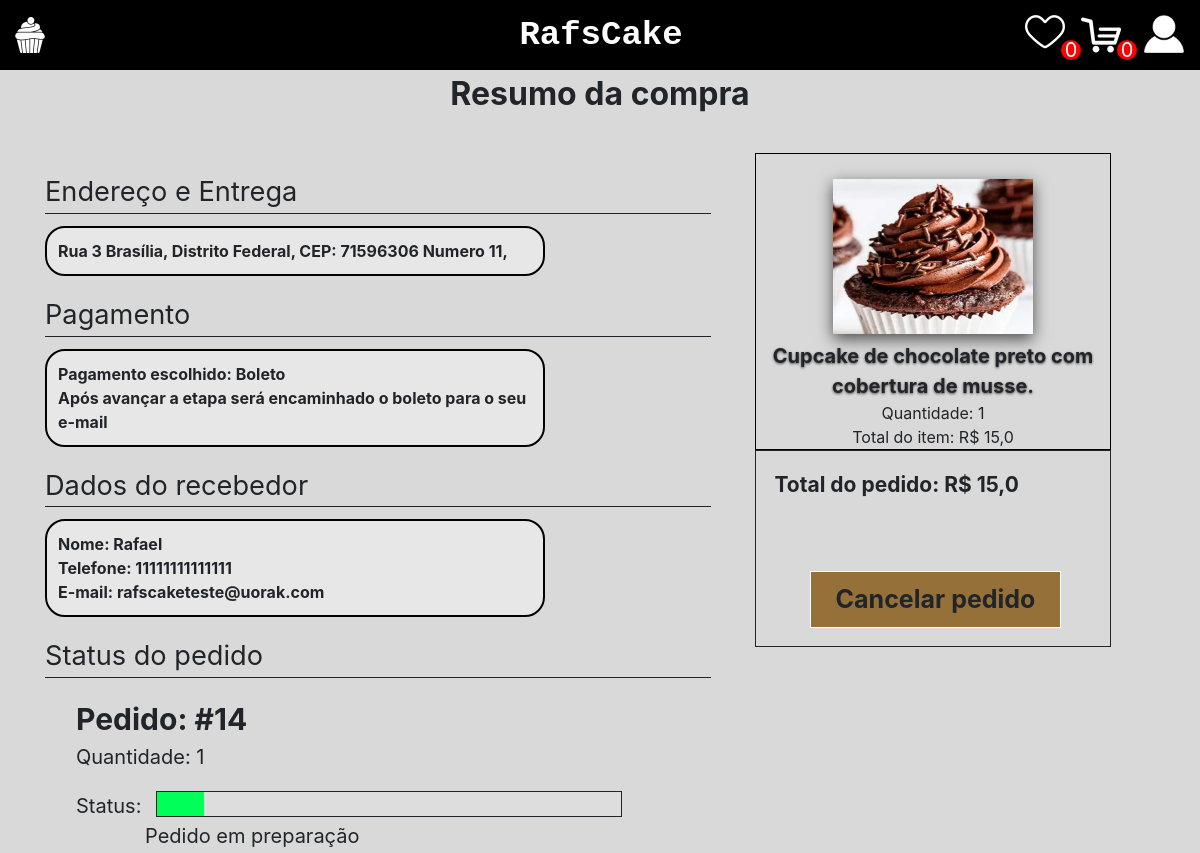
Screenshot of /carrinho/resumo_pedido/14 with the database file from the repository.
### carrinho/models.py (models this page shows)
class OpcaoEntrega(models.Model):
    OpcaoSelecionada = models.IntegerField(default=0)
    EnderecoCodigo = models.ForeignKey(Endereco, on_delete=models.CASCADE, null=True)
    CarrinhoCodigo = models.ForeignKey(Carrinho, on_delete=models.CASCADE)

class Pedidos(models.Model):
    PorcentagemPedido = models.IntegerField(default=0)
    Cancelado = models.BooleanField(default=False)
    CarrinhoCodigo = models.ForeignKey(Carrinho, on_delete=models.CASCADE)

### perfil/models.py (models this page shows)
class Endereco(models.Model):
    ESTADOS_CHOICES = [
        ('12', 'Acre'),
        ('27', 'Alagoas'),
        ('16', 'Amapá'),
        ('13', 'Amazonas'),
        ('29', 'Bahia'),
        ('23', 'Ceará'),
        ('53', 'Distrito Federal'),
        ('32', 'Espírito Santo'),
        ('52', 'Goiás'),
        ('21', 'Maranhão'),
        ('51', 'Mato Grosso'),
        ('50', 'Mato Grosso do Sul'),
        ('31', 'Minas Gerais'),
        ('15', 'Pará'),
        ('25', 'Paraíba'),
        ('41', 'Paraná'),
        ('26', 'Pernambuco'),
        ('22', 'Piauí'),
        ('33', 'Rio de Janeiro'),
        ('24', 'Rio Grande do Norte'),
        ('43', 'Rio Grande do Sul'),
        ('11', 'Rondônia'),
        ('14', 'Roraima'),
        ('42', 'Santa Catarina'),
        ('35', 'São Paulo'),
        ('28', 'Sergipe'),
        ('17', 'Tocantins')
    ]
    rua = models.CharField(max_length=255)
    numero = models.IntegerField()
    cep = models.CharField(max_length=8)
    estado = models.CharField(max_length=2, choices=ESTADOS_CHOICES)
    cidade = models.CharField(max_length=255)
    complemento = models.CharField(max_length=255, blank=True)
    user = models.ForeignKey(CustomUser, on_delete=models.CASCADE, null=True)

### login/models.py (models this page shows)
class CustomUser(AbstractUser):
    sobrenome = models.CharField(max_length=255)
    telefone = models.CharField(max_length=20)

### home/models.py (models this page shows, shortened)
class Carrinho(models.Model):
    CarrinhoCodigo = models.AutoField(primary_key=True)
    ClienteCodigo = models.ForeignKey(settings.AUTH_USER_MODEL, on_delete=models.CASCADE)
    Ativo = models.BooleanField(default=True)

class ItemCarrinho(models.Model):
    CarrinhoCodigo = models.ForeignKey(Carrinho, related_name='itens', on_delete=models.CASCADE)
    ProdutoCodigo = models.ForeignKey(Produto, on_delete=models.CASCADE)
    Quantidade = models.IntegerField()
    def total_por_produto(self):
        return self.ProdutoCodigo.ProdutoValor * self.Quantidade

class ProdutoImagem(models.Model):
    produto = models.ForeignKey(Produto, related_name='imagens', on_delete=models.CASCADE)
    imagem = models.ImageField(upload_to='produtos/', default='')

class Produto(models.Model):
    ProdutoCodigo = models.AutoField(primary_key=True)
    ProdutoNome = models.CharField(max_length=55)
    ProdutoDescricao = models.CharField(max_length=2000)
    ProdutoValor = models.FloatField()

### carrinho/views.py (the view)
# urls.py: path('resumo_pedido/<int:id>', views.resumo_pedido, name='resumo_pedido'),
def resumo_pedido(request,id):
    pedido = Pedidos.objects.filter(id=id).first()
    carrinho = pedido.CarrinhoCodigo
    itens_carrinho = ItemCarrinho.objects.filter(CarrinhoCodigo=carrinho)
    total_pedido = sum(item.total_por_produto() for item in itens_carrinho)
    opcao_entrega = OpcaoEntrega.objects.filter(CarrinhoCodigo=carrinho).first()
    opcao_pagamento = OpcaoPagamento.objects.filter(OpcaoEntregaCodigo=opcao_entrega).first() if opcao_entrega else None
    user = carrinho.ClienteCodigo
    context = {
        'user': user,
        'itens_carrinho': itens_carrinho,
        'total_pedido': total_pedido,
        'opcao_entrega': opcao_entrega,
        'opcao_pagamento': opcao_pagamento,
        'pedido': pedido,
    }
    return render(request, 'resumo_pedido.html', context)

### context_processors.py (called while the page is built)
def qtd_favorite(request):
    qtd_favorite=0
    if request.user.is_authenticated:
        favoritos = Favorito.objects.filter(ClienteCodigo=request.user)
        qtd_favorite = len(favoritos)
    return {'qtd_favorite': qtd_favorite}

def qtd_cart(request):
    qtd_cart = 0
    if request.user.is_authenticated:
        carrinho = Carrinho.objects.filter(ClienteCodigo=request.user, Ativo=True).first()
        if carrinho:
            qtd_cart = carrinho.itens.count()
    return {'qtd_cart': qtd_cart}

### carrinho/templates/resumo_pedido.html (shortened to what this page needs)
{% extends 'base.html' %}
{% load static %}
{% block 'head' %}
<link rel="stylesheet" href="{% static 'home/css/home.css' %}">
<link rel="stylesheet" href="{% static 'carrinho/css/resumo_compra.css' %}">
<link rel="stylesheet" href="{% static 'carrinho/css/resumo_pedido.css' %}">
{% endblock %}
{% block 'body' %}
<div class="centered-text">
    Resumo da compra
</div>
    <div class="container">
        <div class="container-dados">
            <div class="dados">
                <div class="endereco_entrega">
                    <p>Endereço e Entrega</p>
                    <div class="caixa">
                        {% if opcao_entrega.OpcaoSelecionada == 0 %}
                            <label class="rua">Rua {{opcao_entrega.EnderecoCodigo.rua}}</label>
                            <label class="endereco">{{opcao_entrega.EnderecoCodigo.cidade}}, {{opcao_entrega.EnderecoCodigo.get_estado_display}}, CEP: {{opcao_entrega.EnderecoCodigo.cep}}</label>
                            <label class="endereco">Numero {{opcao_entrega.EnderecoCodigo.numero}}, {{opcao_entrega.EnderecoCodigo.complemento}}</label>
                        {%else%}
                            <label class="local retirada">Deverá se direcionar a loja RafsCake para retirar seu produto</label>
                            <label class="local retirada">Endereço da loja:</label>
                            <label class="local retirada">Rua marechal deodoro, numero 543, ao lado da praça das ilusoes.</label>
                        {% endif %}
                    </div>
                </div>
                <div class="pagamento">
                    <p>Pagamento</p>
                    <div class="caixa">
                        <label>Pagamento escolhido: {% if opcao_pagamento.OpcaoSelecionada == 0 %}Boleto{%else%}Pix{% endif %}</label>
                        {% if opcao_pagamento.OpcaoSelecionada == 0 %}
                            <label>Após avançar a etapa será encaminhado o boleto para o seu e-mail</label>
                        {%else%}
                            <label>Após finalizar a compra o qrcode do pix será exibido em um pop-up</label>
                        {% endif %}
                    </div>
                </div>
                <div class="dados_recebedor">
                    <p>Dados do recebedor</p>
                    <div class="caixa">
                        <label class="recebedor">Nome: {{user.username}}</label>
                        <br>
                        <label class="recebedor">Telefone: {{user.telefone}}</label>
                        <br>
                        <label class="recebedor">E-mail: {{user.email}}</label>
                    </div>
                </div>
                <div class="dados_recebedor {% if pedido.Cancelado == True %} tachar {% endif %}">
                    <p>Status do pedido</p>
                    <div class="">
                        <div class="dados-pedido">
                            <label class="pedido-id">Pedido: #{{pedido.id}}</label>
                            <label>Quantidade: {{pedido.CarrinhoCodigo.itens.count}}</label>
                            <div class="status">
                                <label>Status:</label>
                                <div id="myProgress">
                                    <div id="myBar" style="width: {{pedido.PorcentagemPedido}}%;"></div>
                                  </div>
                            </div>
                            {% if pedido.Cancelado == True %}
                                <label class="descricao-status">Pedido Cancelado</label>
                            {% elif pedido.PorcentagemPedido <= 40 %}
                                <label class="descricao-status">Pedido em preparação</label>
                            {% elif pedido.PorcentagemPedido > 40 and pedido.PorcentagemPedido <= 60  %}
                                <label class="descricao-status">Pedido pronto</label>
                            {% elif pedido.PorcentagemPedido > 60 and pedido.PorcentagemPedido <= 90  %}
                                <label class="descricao-status">Pedido a caminho</label>
                            {% elif pedido.PorcentagemPedido > 90 %}
                                <label class="descricao-status">Pedido entregue</label>
                            {% endif %}
                        </div>
                    </div>
                </div>
            </div>
        </div>
        <div id="container-produtos" >
            <div class="produtos">
                {% for produto_carrinho in itens_carrinho %}
                <div class="produto-item">
                    {% with produto_carrinho.ProdutoCodigo.imagens.all|first as imagem %}
                        {% if imagem %}
                            <img class="img-prod" src="{{ imagem.imagem.url }}" alt="Imagem do Produto">
                        {% endif %}
                    {% endwith %}
                    <div>
                        <label class="nome-produto">{{produto_carrinho.ProdutoCodigo.ProdutoNome}}</label>
                    </div>
                    <div>
                        <label>Quantidade: {{produto_carrinho.Quantidade}}</label>
                    </div>
                    <div>
                        <label>Total do item: R$ {{ produto_carrinho.total_por_produto  }}</label>
                    </div>
                </div>
                {% endfor %}
            </div>
            <div id="total">
                <label>Total do pedido: R$ {{total_pedido}}</label>
                <div id="action" style="align-items: center;">
                    <a class="button-actions " {% if pedido.Cancelado == False and pedido.PorcentagemPedido <= 40 %} href="{% url 'cancelapedido' pedido.id %}" {% endif %} >Cancelar pedido</a>
                </div>
            </div>
        </div>
    </div>
{% endblock %}

### templates/static/home/css/home.css (style rules this page uses)
a { text-decoration: none; color: inherit !important; }
.container { padding: 2px 16px; display: flex; flex-wrap: wrap; }
.centered-text { display: flex; justify-content: center; font-size: 2em; font-weight: bold; }

### templates/static/carrinho/css/resumo_compra.css (style rules this page uses)
.container-dados { display: flex; align-items: center; flex-direction: column; width: 60%; }
#container-produtos { width: 40%; display: flex; justify-content: flex-start; align-items: center; flex-direction: column; }
img.img-prod { width: 200px; height: 155px; float: left; }
p { border-bottom: 1px solid; margin-bottom: 12px !important; font-size: 1.7em; }
.caixa { width: 75% !important; font-weight: bold; padding: 11px; background-color: #e7e7e7; margin: 0px !important; border-radius: 20px 20px 20px 20px; border: 2px solid black; }
.produtos { border: 1px solid black; width: 80%; display: flex; justify-content: center; align-items: center; flex-direction: column; }
.produto-item { text-align: center; display: flex; justify-content: center; align-items: center; flex-direction: column; margin-top: 25px; }
.nome-produto { font-weight: bold; text-shadow: rgba(0, 0, 0, 0.65) 0px 1.3px 2.6px; font-size: 20px; }
img.img-prod { box-shadow: rgba(0, 0, 0, 0.65) 0px 5px 15px; margin-bottom: 7px; }
label { margin-bottom: 0px !important; }
div#total { width: 80%; display: flex; justify-content: center; align-items: baseline; flex-direction: column; border: 1px solid; padding: 18px; font-weight: bold; font-size: 21px; }
.button-actions { text-decoration: none !important; text-decoration: none; color: inherit !important; padding: 9px 25px 9px 25px; display: inline-block; margin-left: 5px; border: 1px solid white; background-color: #957038; font-size: 25px; font-weight: bold; }
div#action { width: 100%; display: flex; justify-content: center; align-items: end; flex-direction: column; margin-top: 70px; }
.container { margin-top: 33px; }
.dados div { margin-top: 19px; }

### templates/static/carrinho/css/resumo_pedido.css (style rules this page uses)
#myProgress { width: 100%; border: 1px solid; height: 26px; background-color: #ddd; margin-top: 0px; }
#myBar { width: 10%; height: 24px; background-color: #00ff57; margin-top: 0px; }
.dados-pedido { display: flex; flex-direction: column; width: 82%; margin-left: 31px; font-size: 20px; }
.status { display: flex; }
.pedido-id { font-weight: bold; font-size: 30px; }
div#myProgress { margin-left: 15px; }
label.descricao-status { padding-left: 69px; }

### templates/static/base/css/base.css (style rules this page uses)
body { background-color: #d9d9d9 }

### rows the page displays
OpcaoEntrega: EnderecoCodigo.rua "3", EnderecoCodigo.cidade "Brasília", EnderecoCodigo.estado "Distrito Federal", EnderecoCodigo.cep "71596306", EnderecoCodigo.numero "11"
CustomUser: username "Rafael", telefone "11111111111111", email "rafscaketeste@uorak.com"
Pedidos: id "14", CarrinhoCodigo.itens.count "1"
ItemCarrinho: imagem (picture), ProdutoCodigo.ProdutoNome "Cupcake de chocolate preto com cobertura de musse.", Quantidade "1", total_por_produto "15,0"

### other values shown
{{ qtd_favorite }} "0"
{{ qtd_cart }} "0"
{{ total_pedido }} "15,0"
